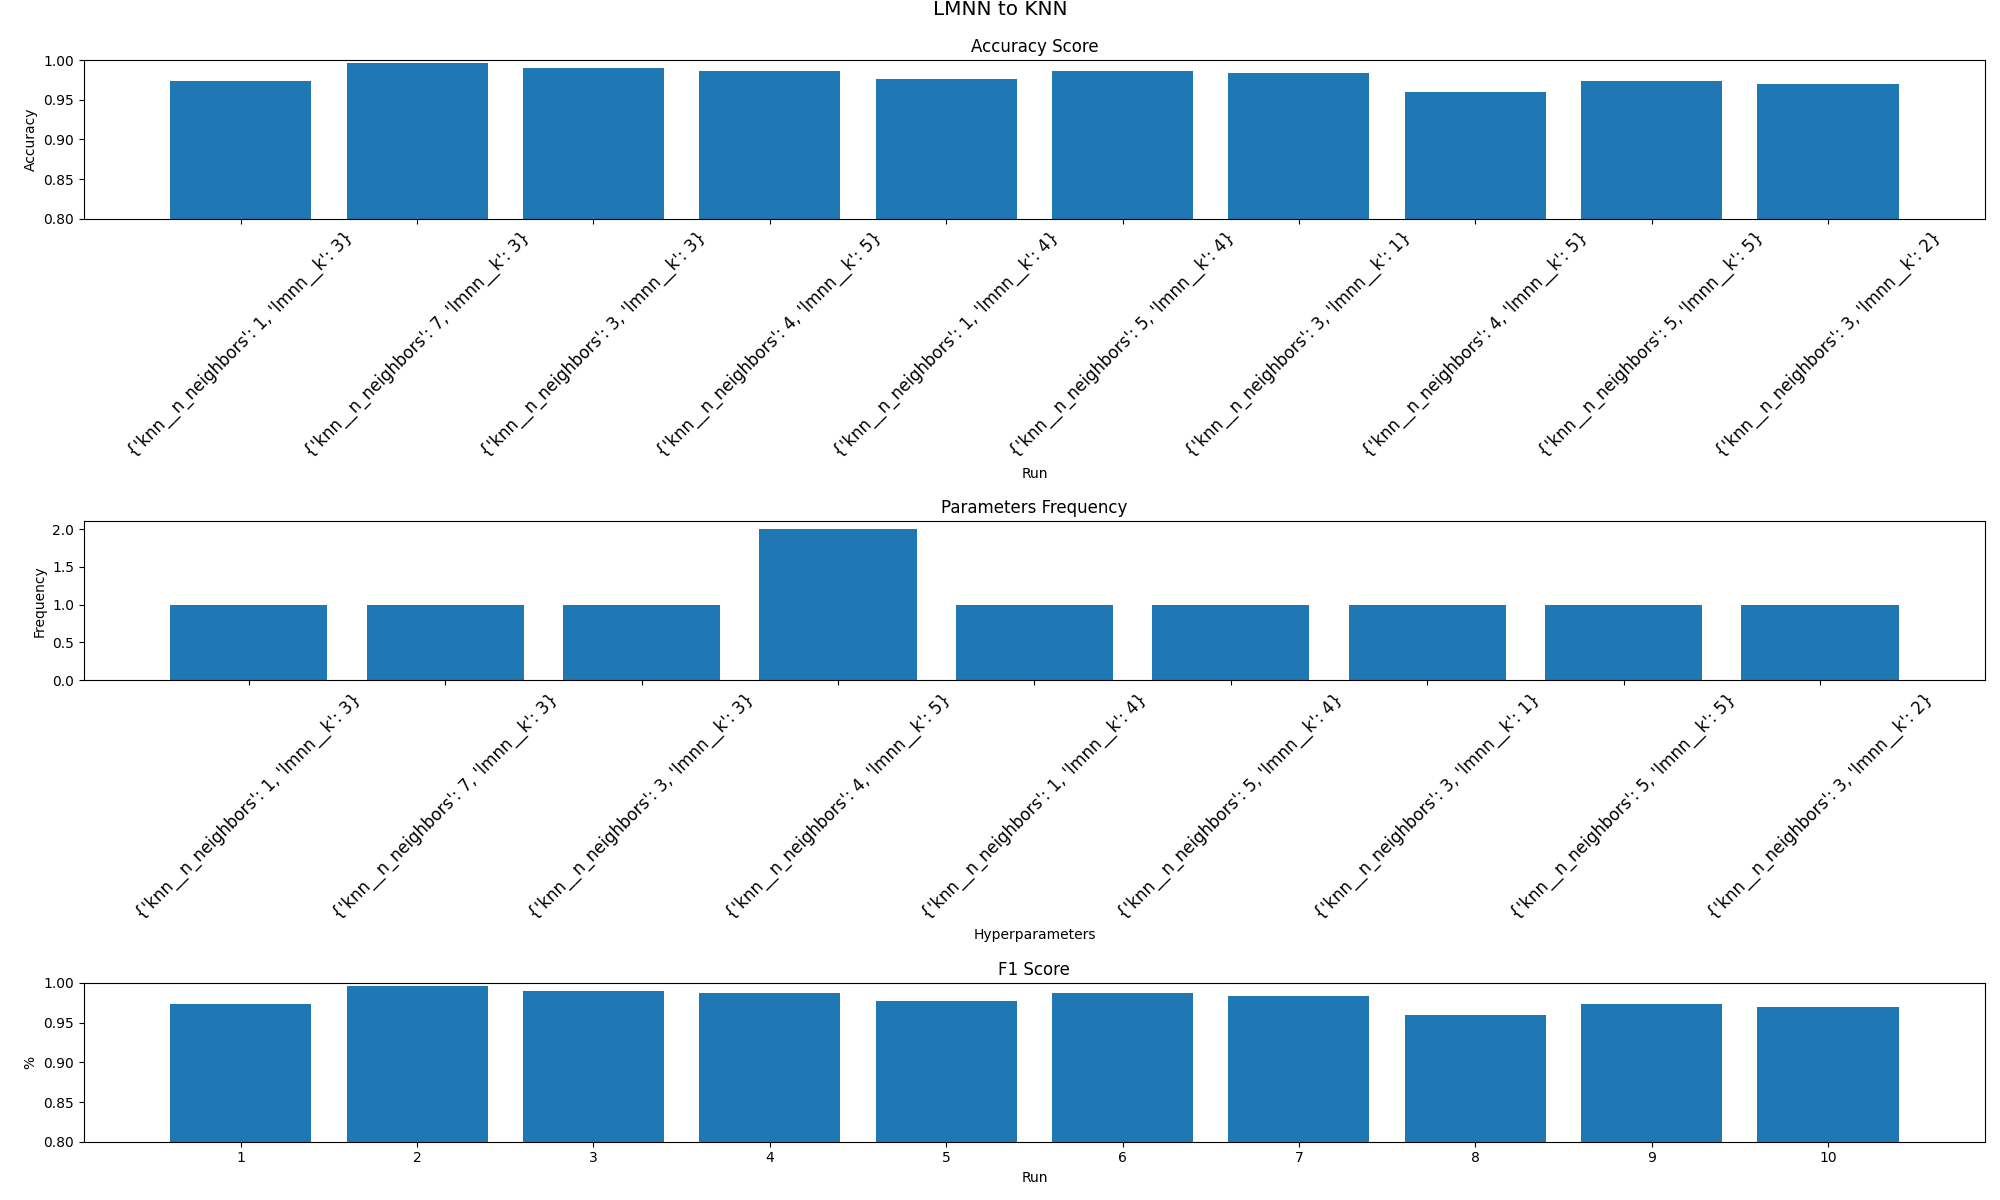

Source code (Python):
import collections
from pprint import pprint
import numpy as np
import metric_learn
from sklearn.datasets import load_iris
import matplotlib.pyplot as plt
from sklearn.manifold import TSNE
from sklearn.datasets import make_classification, make_regression
from sklearn.datasets import load_wine
from sklearn.metrics import f1_score
from sklearn.neighbors import KNeighborsClassifier
from sklearn.model_selection import train_test_split, GridSearchCV
from sklearn.pipeline import Pipeline
from metric_learn import LMNN, LFDA, NCA
import metric_learn
np.random.seed(42)

# X, y = make_classification(n_samples=1000, n_classes=3, n_clusters_per_class=2,
#                            n_informative=3, class_sep=4., n_features=5,
#                            n_redundant=0, shuffle=True,
#                            scale=[1, 1, 20, 20, 20])
# # X_train, X_test, y_train, y_test = train_test_split(*load_wine(return_X_y=True))
# X_train, X_test, y_train, y_test = train_test_split(X,y)
# lmnn_knn = Pipeline(steps=[('lmnn', LFDA()), ('knn', KNeighborsClassifier())])
# parameters = {'lfda__k':[1,2], 'lfda__n_components':[1,2], 'knn__n_neighbors':[1,2]}
# grid_lmnn_knn = GridSearchCV(lmnn_knn, parameters, cv=3, n_jobs=-1, verbose=True)
# grid_lmnn_knn.fit(X_train, y_train)
# print('Metric')
# print(grid_lmnn_knn.score(X_test, y_test))



# for i in range(1,11):
#     knn = KNeighborsClassifier(n_neighbors=i)
#     knn.fit(X_train,y_train)
#     print('knn: ' , i)
#     print(knn.score(X_test, y_test))
f1 = []
scores = []
best_params = []
cv_results = []
best_scores = []
for i in range(1,11):
    X, y = make_classification(n_samples=1000, n_classes=3, n_clusters_per_class=2,
                           n_informative=3, class_sep=4., n_features=5,
                           n_redundant=0, shuffle=True,
                           scale=[1, 1, 20, 20, 20])
    X_train, X_test, y_train, y_test = train_test_split(X,y, train_size=.70)
    lmnn_knn = Pipeline(steps=[('lmnn', LMNN()), ('knn', KNeighborsClassifier())])
    parameters = {'lmnn__k':[1,2,3,4,5], 'knn__n_neighbors':[1,2,3,4,5,6,7,8]}
    grid_lmnn_knn = GridSearchCV(lmnn_knn, parameters, scoring='accuracy', cv=5, n_jobs=-1, verbose=True, return_train_score=True)
    grid_lmnn_knn.fit(X_train, y_train)
    
    pred = grid_lmnn_knn.predict(X_test)
    f1_val = f1_score(y_test, pred, average='weighted')
    f1.append(f1_val)
    best_params.append(grid_lmnn_knn.best_params_)
    scores.append(grid_lmnn_knn.score(X_test, y_test))
    cv_results.append(grid_lmnn_knn.cv_results_)
    best_scores.append(grid_lmnn_knn.best_estimator_)

pprint(scores)
print(best_params)
print(best_scores)
# pprint(cv_results)
for i in range(1,11):
    knn = KNeighborsClassifier(n_neighbors=i)
    knn.fit(X_train,y_train)
    print('knn: ' , i)
    print(knn.score(X_test, y_test))

params_string = [str(i) for i in best_params]
params_frequency = dict(collections.Counter(params_string))
param_names = params_frequency.keys()
param_values = params_frequency.values()

indexs = ['1','2','3','4','5','6','7','8','9','10']


fig = plt.figure()
fig.set_size_inches(20, 12, forward=True)
fig.set_dpi(100)
st = fig.suptitle("LMNN to KNN", fontsize="x-large")
ax1 = fig.add_subplot(311)
ax1.bar(indexs, scores)
ax1.set_title("Accuracy Score")
ax1.set_ylabel("Accuracy")
ax1.set_xlabel("Run")
ax1.set_ylim(.8,1)

ax1.set_xticklabels(params_string, rotation = 45, fontsize=12)


ax2 = fig.add_subplot(312)
ax2.bar(param_names, param_values)
ax2.set_title("Parameters Frequency")
ax2.set_ylabel("Frequency")
ax2.set_xlabel("Hyperparameters")
ax2.set_xticklabels(param_names, rotation = 45, fontsize=12)

ax3 = fig.add_subplot(313)
ax3.bar(indexs, f1)
ax3.set_title("F1 Score")
ax3.set_ylabel("%")
ax3.set_xlabel("Run")
ax3.set_ylim(.8,1)

fig.tight_layout()

# shift subplots down:
st.set_y(1)
fig.subplots_adjust(top=.95)

fig.savefig("synthetic_lmnn_knn.png")